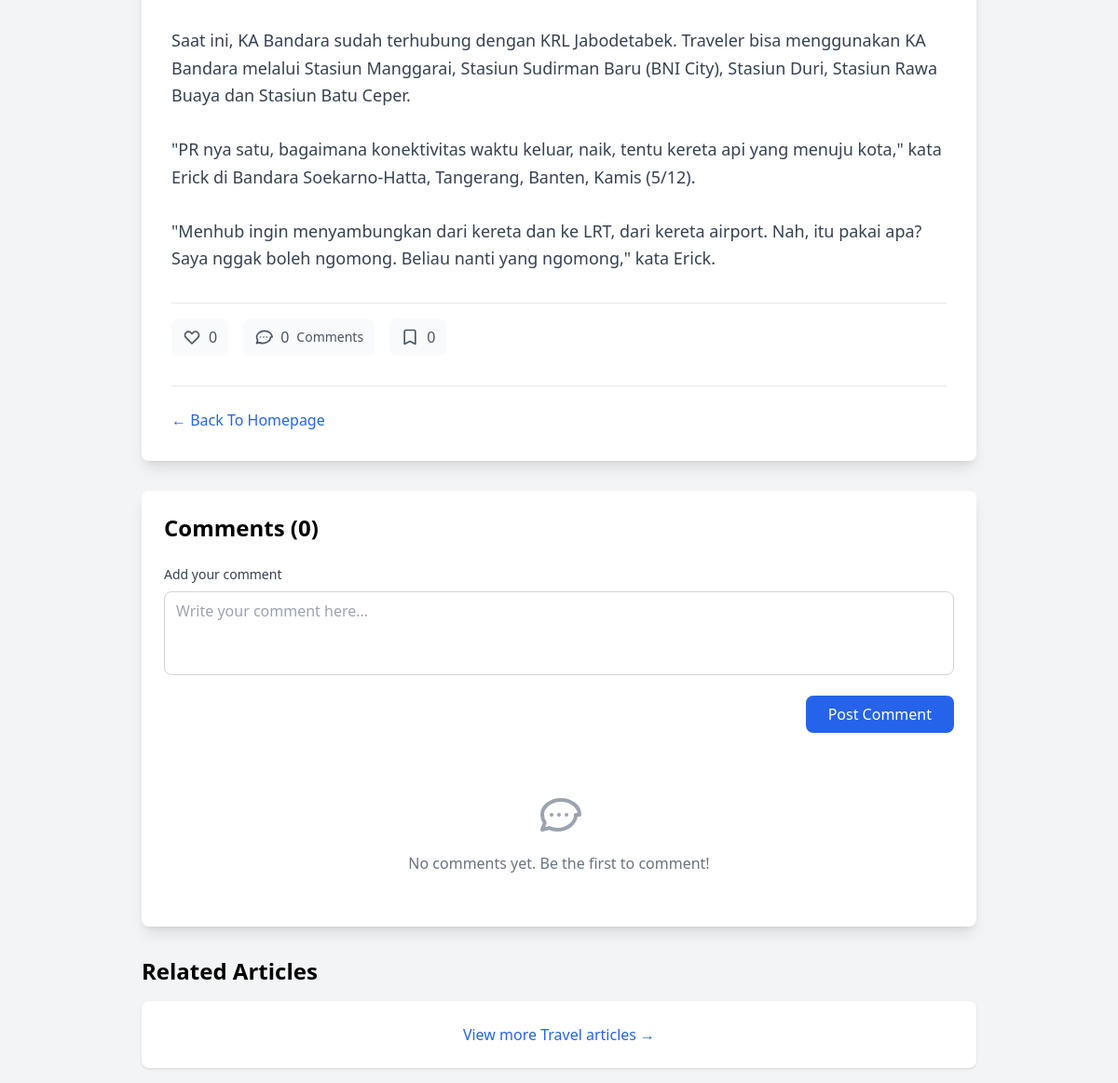
The page /news/10 (signed in, lower part) on the database as committed earlier.
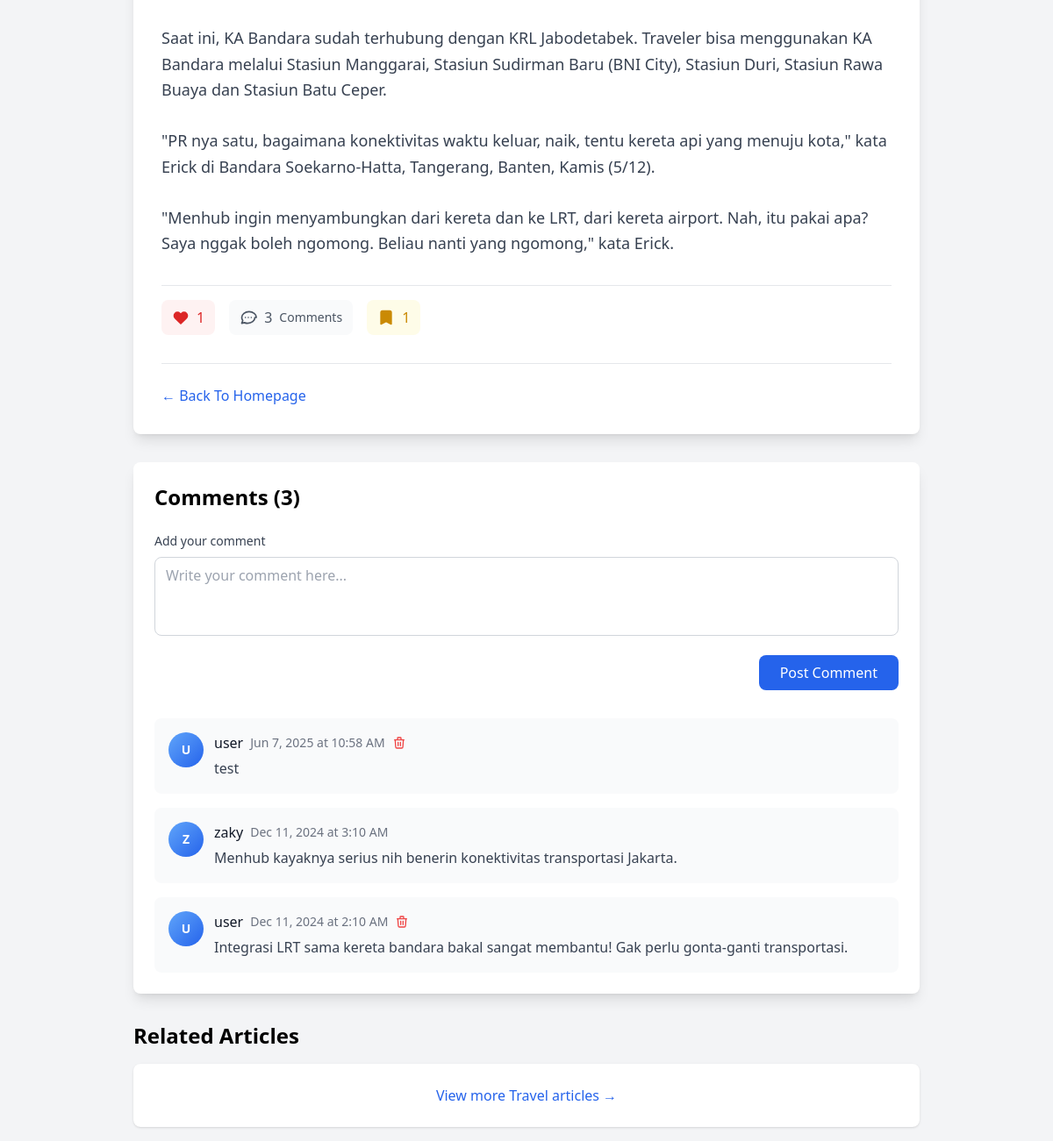
The same page on the database as committed later.
### tables this page shows
CREATE TABLE `comments` (
  `id` int(11) NOT NULL,
  `user_id` int(11) NOT NULL,
  `news_id` int(11) NOT NULL,
  `comment_text` text NOT NULL,
  `created_at` timestamp NOT NULL DEFAULT current_timestamp()
);

CREATE TABLE `users` (
  `id` int(11) NOT NULL,
  `name` varchar(100) NOT NULL,
  `email` varchar(100) NOT NULL,
  `password` varchar(255) NOT NULL,
  `gender` enum('Male','Female','Other') NOT NULL,
  `birth_date` date NOT NULL,
  `role` enum('admin','user') DEFAULT 'user',
  `created_at` timestamp NOT NULL DEFAULT current_timestamp()
);

### app/controllers/newscontroller.php (called while the page is built, shortened)
<?php
require_once APP_PATH . '/models/news.php';
require_once APP_PATH . '/models/interaction.php';
require_once APP_PATH . '/models/comment.php';
class NewsController extends Controller {
    private $newsModel;
    private $interactionModel;
    private $commentModel;
    public function __construct() {
        $this->newsModel = new News();
        $this->interactionModel = new Interaction();
        $this->commentModel = new Comment();
    }
    public function detail() {
        $id = $_GET['id'] ?? null;
        $news = $this->newsModel->findByIdWithCategory($id);
        $likes_count = $this->interactionModel->getLikesCount($id);
        $comments_count = $this->commentModel->getCommentsCount($id);
        $bookmarks_count = $this->interactionModel->getBookmarksCount($id);
        $counts = [
            'likes' => $likes_count,
            'comments' => $comments_count,
            'bookmarks' => $bookmarks_count
        ];
        $user_status = ['liked' => false, 'bookmarked' => false];
        if (isset($_SESSION['user_id'])) {
            $user_status = $this->interactionModel->getUserInteractionStatus($_SESSION['user_id'], $id);
        }
        $comments = $this->commentModel->getComments($id);
        $this->view('home/detail_news', [
            'news' => $news,
            'counts' => $counts,
            'user_status' => $user_status,
            'comments' => $comments
        ]);
    }
}

### app/core/router.php (called while the page is built, shortened)
<?php
class Router {
    private $routes = [];
    public function add($route, $controller, $action, $method = 'GET') {
        $this->routes[] = [
            'route' => $route,
            'controller' => $controller,
            'action' => $action,
            'method' => $method
        ];
    }
    public function dispatch($url, $method) {
        $url = strtok($url, '?');
        foreach ($this->routes as $route) {
            if ($this->match($route['route'], $url) && $route['method'] === $method) {
                $controllerName = $route['controller'];
                $actionName = $route['action'];
                if (class_exists($controllerName)) {
                    $controller = new $controllerName();
                    if (method_exists($controller, $actionName)) {
                        return $controller->$actionName();
                    }
                }
            }
        }
    }
    private function match($route, $url) {
        $route = preg_replace('/\{([^}]+)\}/', '(?P<$1>[^/]+)', $route);
        $pattern = '#^' . $route . '$#';
        if (preg_match($pattern, $url, $matches)) {
            return true;
        }
        return false;
    }
}

### public/index.php (called while the page is built, shortened)
<?php
require_once APP_PATH . '/config/database.php';
require_once APP_PATH . '/core/router.php';
require_once APP_PATH . '/core/model.php';
require_once APP_PATH . '/models/news.php';
require_once APP_PATH . '/models/interaction.php';
require_once APP_PATH . '/models/comment.php';
require_once APP_PATH . '/controllers/newscontroller.php';
$router = new Router();
$router->add('/', 'NewsController', 'index');
$router->add('/news/{id}', 'NewsController', 'detail');
$router->add('/auth/login', 'AuthController', 'login');
$router->add('/auth/login', 'AuthController', 'login', 'POST');
$router->add('/auth/register', 'AuthController', 'register');
$router->add('/auth/register', 'AuthController', 'register', 'POST');
$router->add('/auth/logout', 'AuthController', 'logout');
$router->add('/user/dashboard', 'UserController', 'dashboard');
$router->add('/user/dashboard', 'UserController', 'dashboard', 'POST');
$router->add('/admin/dashboard', 'AdminController', 'dashboard');
$router->add('/admin/news-list', 'AdminController', 'newsList');
$router->add('/admin/add-news', 'AdminController', 'addNews');
$router->add('/admin/add-news', 'AdminController', 'addNews', 'POST');
$router->add('/admin/edit-news', 'AdminController', 'editNews');
$router->add('/admin/edit-news', 'AdminController', 'editNews', 'POST');
$router->add('/admin/delete-news', 'AdminController', 'deleteNews', 'POST');
$router->add('/admin/category/list', 'CategoryController', 'listCategories');
$router->add('/admin/category/add', 'CategoryController', 'addCategory', 'POST');
$router->add('/admin/category/edit', 'CategoryController', 'editCategory', 'POST');
$router->add('/admin/category/delete', 'CategoryController', 'deleteCategory', 'POST');
$router->add('/interactions/toggle-like', 'InteractionController', 'toggleLike', 'POST');
$router->add('/interactions/toggle-bookmark', 'InteractionController', 'toggleBookmark', 'POST');
$router->add('/interactions/add-comment', 'InteractionController', 'addComment', 'POST');
$router->add('/interactions/delete-comment', 'InteractionController', 'deleteComment', 'POST');
$url = parse_url($_SERVER['REQUEST_URI'], PHP_URL_PATH);
$method = $_SERVER['REQUEST_METHOD'];
$router->dispatch($url, $method);

### app/config/database.php (called while the page is built)
<?php
class Database {
    private static $instance = null;
    private $connection;
    private $host = 'localhost';
    private $username = 'root';
    private $password = '';
    private $database = 'news_portal';
    private function __construct() {
        try {
            $this->connection = new PDO(
                "mysql:host={$this->host};dbname={$this->database}",
                $this->username,
                $this->password,
                [
                    PDO::ATTR_ERRMODE => PDO::ERRMODE_EXCEPTION,
                    PDO::ATTR_DEFAULT_FETCH_MODE => PDO::FETCH_ASSOC
                ]
            );
        } catch (PDOException $e) {
            die("Connection failed: " . $e->getMessage());
        }
    }
    public static function getInstance() {
        if (self::$instance === null) {
            self::$instance = new self();
        }
        return self::$instance;
    }
    public function getConnection() {
        return $this->connection;
    }
}

### app/core/model.php (called while the page is built, shortened)
<?php
abstract class Model {
    public function __construct() {
        $this->db = Database::getInstance()->getConnection();
    }
}

### app/models/news.php (called while the page is built, shortened)
<?php
require_once APP_PATH . '/core/model.php';
class News extends Model {
    protected $table = 'news';
    public function findByIdWithCategory($id) {
        $stmt = $this->db->prepare("
            SELECT news.*, categories.name as categoryName, categories.id as categoryId
            FROM {$this->table} news
            LEFT JOIN categories ON news.category_id = categories.id
            WHERE news.id = ?
        ");
        $stmt->execute([$id]);
        return $stmt->fetch(PDO::FETCH_ASSOC);
    }
}

### app/models/interaction.php (called while the page is built, shortened)
<?php
require_once APP_PATH . '/core/model.php';
class Interaction extends Model {
    protected $table = 'interactions';
    public function getLikesCount($news_id) {
        $stmt = $this->db->prepare("
            SELECT COUNT(*) as count
            FROM {$this->table}
            WHERE news_id = ? AND type = 'like'
        ");
        $stmt->execute([$news_id]);
        $result = $stmt->fetch(PDO::FETCH_ASSOC);
        return $result['count'] ?? 0;
    }
    public function getBookmarksCount($news_id) {
        $stmt = $this->db->prepare("
            SELECT COUNT(*) as count
            FROM {$this->table}
            WHERE news_id = ? AND type = 'bookmark'
        ");
        $stmt->execute([$news_id]);
        $result = $stmt->fetch(PDO::FETCH_ASSOC);
        return $result['count'] ?? 0;
    }
    public function getUserInteractionStatus($user_id, $news_id) {
        $stmt = $this->db->prepare("
            SELECT type
            FROM {$this->table}
            WHERE user_id = ? AND news_id = ?
        ");
        $stmt->execute([$user_id, $news_id]);
        $results = $stmt->fetchAll(PDO::FETCH_COLUMN);
        return [
            'liked' => in_array('like', $results),
            'bookmarked' => in_array('bookmark', $results)
        ];
    }
}

### app/models/comment.php (called while the page is built, shortened)
<?php
require_once APP_PATH . '/core/model.php';
class Comment extends Model {
    protected $table = 'comments';
    public function getCommentsCount($news_id) {
        $stmt = $this->db->prepare("
            SELECT COUNT(*) as count
            FROM {$this->table}
            WHERE news_id = ?
        ");
        $stmt->execute([$news_id]);
        $result = $stmt->fetch(PDO::FETCH_ASSOC);
        return $result['count'] ?? 0;
    }
    public function getComments($news_id) {
        $stmt = $this->db->prepare("
            SELECT comments.*, users.name as user_name
            FROM {$this->table} comments
            INNER JOIN users ON comments.user_id = users.id
            WHERE comments.news_id = ?
            ORDER BY comments.created_at DESC
        ");
        $stmt->execute([$news_id]);
        return $stmt->fetchAll(PDO::FETCH_ASSOC);
    }
}

### app/views/components/comment_section.php (the view, shortened to what the changed rows need)
<?php
$news_id = $news_id ?? 0;
$comments = $comments ?? [];
$is_logged_in = isset($_SESSION['user_id']);
$current_user_id = $_SESSION['user_id'] ?? null;
?>
<div class="mt-8 bg-white rounded-lg shadow-lg p-6">
    <h3 class="text-2xl font-bold mb-6">Comments (<?= count($comments) ?>)</h3>
    <?php if ($is_logged_in): ?>
        <div class="mb-8">
            <form onsubmit="addComment(event, <?= $news_id ?>)" class="space-y-4">
                <div>
                    <label for="comment_text" class="block text-sm font-medium text-gray-700 mb-2">
                        Add your comment
                    </label>
                    <textarea
                        name="comment_text"
                        id="comment_text_<?= $news_id ?>"
                        rows="3"
                        placeholder="Write your comment here..."
                        class="w-full px-3 py-2 border border-gray-300 rounded-lg focus:ring-2 focus:ring-blue-500 focus:border-transparent resize-none"
                        required></textarea>
                </div>
                <div class="flex justify-end">
                    <button
                        type="submit"
                        id="comment-submit-<?= $news_id ?>"
                        class="px-6 py-2 bg-blue-600 text-white rounded-lg hover:bg-blue-700 focus:ring-2 focus:ring-blue-500 transition-colors">
                        Post Comment
                    </button>
                </div>
            </form>
        </div>
    <?php endif; ?>
    <div id="comments-list-<?= $news_id ?>" class="space-y-4">
        <?php if (empty($comments)): ?>
            <div class="text-center py-8 text-gray-500" id="no-comments-<?= $news_id ?>">
                <p>No comments yet. Be the first to comment!</p>
            </div>
        <?php else: ?>
            <?php foreach ($comments as $comment): ?>
                <div class="comment-item bg-gray-50 rounded-lg p-4" id="comment-<?= $comment['id'] ?>">
                    <div class="flex items-start space-x-3">
                        <div class="w-10 h-10 bg-gradient-to-br from-blue-400 to-blue-600 rounded-full flex items-center justify-center flex-shrink-0">
                            <span class="text-white text-sm font-bold">
                                <?= strtoupper(substr($comment['user_name'], 0, 1)) ?>
                            </span>
                        </div>
                        <div class="flex-1 min-w-0">
                            <div class="flex items-center space-x-2 mb-1">
                                <h4 class="font-medium text-gray-900"><?= htmlspecialchars($comment['user_name']) ?></h4>
                                <span class="text-sm text-gray-500">
                                    <?= date('M j, Y \a\t g:i A', strtotime($comment['created_at'])) ?>
                                </span>
                                <?php if ($current_user_id == $comment['user_id']): ?>
                                    <button
                                        onclick="deleteComment(<?= $comment['id'] ?>, <?= $news_id ?>)"
                                        class="text-red-500 hover:text-red-700 text-sm"
                                        title="Delete comment">
                                        <svg class="w-4 h-4" fill="none" stroke="currentColor" viewBox="0 0 24 24">
                                            <path stroke-linecap="round" stroke-linejoin="round" stroke-width="2" d="M19 7l-.867 12.142A2 2 0 0116.138 21H7.862a2 2 0 01-1.995-1.858L5 7m5 4v6m4-6v6m1-10V4a1 1 0 00-1-1h-4a1 1 0 00-1 1v3M4 7h16"></path>
                                        </svg>
                                    </button>
                                <?php endif; ?>
                            </div>
                            <p class="text-gray-700 leading-relaxed"><?= nl2br(htmlspecialchars($comment['comment_text'])) ?></p>
                        </div>
                    </div>
                </div>
            <?php endforeach; ?>
        <?php endif; ?>
    </div>
</div>

### app/views/components/interaction_buttons.php (shortened to what the changed rows need)
<?php
$news_id = $news_id ?? 0;
$counts = $counts ?? ['likes' => 0, 'comments' => 0, 'bookmarks' => 0];
$user_status = $user_status ?? ['liked' => false, 'bookmarked' => false];
$is_logged_in = isset($_SESSION['user_id']);
?>
<div class="flex items-center space-x-4 pt-4 border-t">
    <button
        onclick="toggleLike(<?= $news_id ?>)"
        class="flex items-center space-x-2 px-3 py-2 rounded-lg transition-colors <?= $user_status['liked'] ? 'bg-red-50 text-red-600' : 'bg-gray-50 text-gray-600 hover:bg-gray-100' ?>"
        <?= !$is_logged_in ? 'title="Please login to like"' : '' ?>
        id="like-btn-<?= $news_id ?>">
        <svg class="w-5 h-5" fill="<?= $user_status['liked'] ? 'currentColor' : 'none' ?>" stroke="currentColor" viewBox="0 0 24 24">
            <path stroke-linecap="round" stroke-linejoin="round" stroke-width="2" d="M4.318 6.318a4.5 4.5 0 000 6.364L12 20.364l7.682-7.682a4.5 4.5 0 00-6.364-6.364L12 7.636l-1.318-1.318a4.5 4.5 0 00-6.364 0z"></path>
        </svg>
        <span id="like-count-<?= $news_id ?>"><?= $counts['likes'] ?></span>
    </button>
    <div class="flex items-center space-x-2 px-3 py-2 bg-gray-50 rounded-lg text-gray-600">
        <span id="comment-count-<?= $news_id ?>"><?= $counts['comments'] ?></span>
        <span class="text-sm">Comments</span>
    </div>
    <button
        onclick="toggleBookmark(<?= $news_id ?>)"
        class="flex items-center space-x-2 px-3 py-2 rounded-lg transition-colors <?= $user_status['bookmarked'] ? 'bg-yellow-50 text-yellow-600' : 'bg-gray-50 text-gray-600 hover:bg-gray-100' ?>"
        <?= !$is_logged_in ? 'title="Please login to bookmark"' : '' ?>
        id="bookmark-btn-<?= $news_id ?>">
        <svg class="w-5 h-5" fill="<?= $user_status['bookmarked'] ? 'currentColor' : 'none' ?>" stroke="currentColor" viewBox="0 0 24 24">
            <path stroke-linecap="round" stroke-linejoin="round" stroke-width="2" d="M5 5a2 2 0 012-2h10a2 2 0 012 2v16l-7-3.5L5 21V5z"></path>
        </svg>
        <span id="bookmark-count-<?= $news_id ?>"><?= $counts['bookmarks'] ?></span>
    </button>
</div>

Rows that differ between the two databases and show on the page:
added comments: user.name "U", user.name "user", created_at "Jun 7, 2025 at 10:58 AM", comment_text "test"
added comments: user.name "Z", user.name "zaky", created_at "Dec 11, 2024 at 3:10 AM", comment_text "Menhub kayaknya serius nih benerin konektivitas transportasi Jakarta."
added comments: user.name "U", user.name "user", created_at "Dec 11, 2024 at 2:10 AM", comment_text "Integrasi LRT sama kereta bandara bakal sangat membantu! Gak perlu gonta-ganti transportasi."
Other text that changed with them:
$counts['likes']: "0" → "1"
$counts['comments']: "0" → "3"
$counts['bookmarks']: "0" → "1"
count($comments): "0" → "3"
text no longer shown: "No comments yet. Be the first to comment!"
